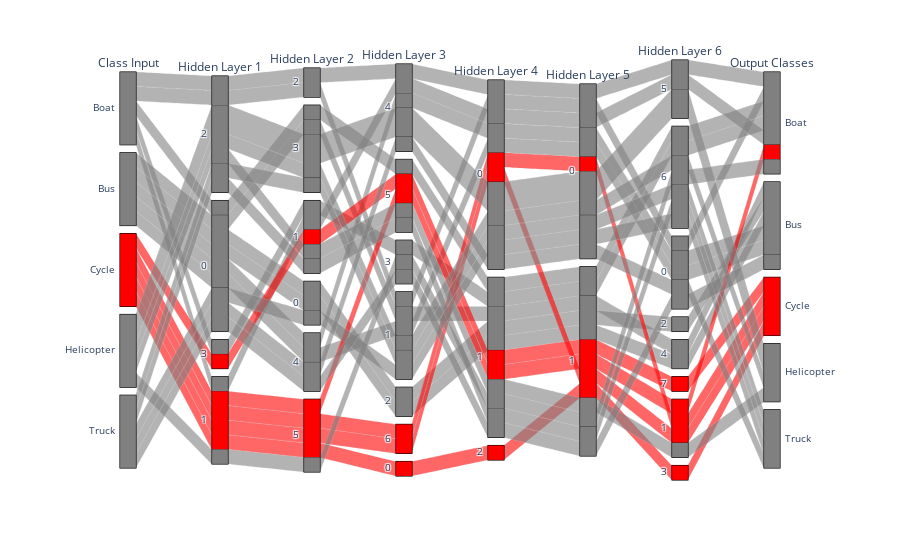

Notebook code for this chart:
### Code cell
# CLASSE 2
import plotly.express as px

color = pd.DataFrame(classes,columns=['Class']);
colorscale =[[0, 'gray'],[0.5, 'gray'],[0.7,'red'],[0.9,'gray'],[1,'gray']];

fig=px.parallel_categories(dfTot,dimensions=['Class','L1 C1','L2 C1','L3 C1', 'L4 C1','L5 C1','L6 C1','class'], labels={'Class':'Class Input','L1 C1':'Hidden Layer 1','L2 C1':'Hidden Layer 2','L3 C1':'Hidden Layer 3','L4 C1':'Hidden Layer 4','L5 C1':'Hidden Layer 5','L6 C1':'Hidden Layer 6','class':'Output Classes'},color=classes,color_continuous_scale=colorscale)
fig.update(layout_coloraxis_showscale=False)

fig

### Figure 1 — Plotly figure (JSON) as saved in the notebook; plotly's stock layout.template omitted (floating-point values rounded to 4 significant figures)
{"data": [{"dimensions": [{"label": "Class Input", "values": ["Boat", "Boat", "Boat", "Boat", "Boat", "Bus", "Bus", "Bus", "Bus", "Bus", "Cycle", "Cycle", "Cycle", "Cycle", "Cycle", "Helicopter", "Helicopter", "Helicopter", "Helicopter", "Helicopter", "Truck", "Truck", "Truck", "Truck", "Truck"]}, {"label": "Hidden Layer 1", "values": ["2", "0", "3", "2", "1", "0", "0", "0", "0", "0", "3", "1", "1", "1", "1", "2", "2", "2", "2", "1", "2", "2", "0", "0", "0"]}, {"label": "Hidden Layer 2", "values": ["2", "3", "1", "2", "1", "0", "4", "4", "3", "0", "1", "5", "5", "5", "5", "1", "3", "3", "3", "5", "1", "3", "0", "4", "4"]}, {"label": "Hidden Layer 3", "values": ["4", "5", "3", "1", "4", "2", "1", "4", "1", "2", "5", "6", "0", "5", "6", "5", "4", "1", "4", "3", "5", "1", "1", "4", "3"]}, {"label": "Hidden Layer 4", "values": ["0", "1", "1", "0", "0", "1", "0", "0", "1", "1", "1", "0", "2", "1", "0", "1", "0", "0", "0", "1", "1", "0", "0", "0", "1"]}, {"label": "Hidden Layer 5", "values": ["0", "1", "1", "0", "0", "1", "0", "0", "1", "1", "1", "1", "1", "1", "0", "1", "0", "0", "0", "1", "1", "0", "0", "0", "1"]}, {"label": "Hidden Layer 6", "values": ["5", "6", "6", "0", "5", "2", "0", "0", "4", "4", "7", "1", "3", "1", "1", "1", "5", "6", "5", "6", "6", "6", "6", "0", "0"]}, {"label": "Output Classes", "values": ["Boat", "Boat", "Boat", "Boat", "Boat", "Bus", "Bus", "Bus", "Bus", "Bus", "Cycle", "Cycle", "Cycle", "Boat", "Cycle", "Helicopter", "Helicopter", "Helicopter", "Helicopter", "Boat", "Truck", "Truck", "Truck", "Truck", "Bus"]}], "domain": {"x": [0, 1], "y": [0, 1]}, "line": {"color": [0, 0, 0, 0, 0, 0.5, 0.5, 0.5, 0.5, 0.5, 0.7, 0.7, 0.7, 0.7, 0.7, 0.9, 0.9, 0.9, 0.9, 0.9, 1, 1, 1, 1, 1], "coloraxis": "coloraxis"}, "name": "", "type": "parcats"}], "layout": {"coloraxis": {"colorbar": {"title": {"text": "color"}}, "colorscale": [[0, "gray"], [0.5, "gray"], [0.7, "red"], [0.9, "gray"], [1, "gray"]], "showscale": false}, "legend": {"tracegroupgap": 0}, "margin": {"t": 60}}}
